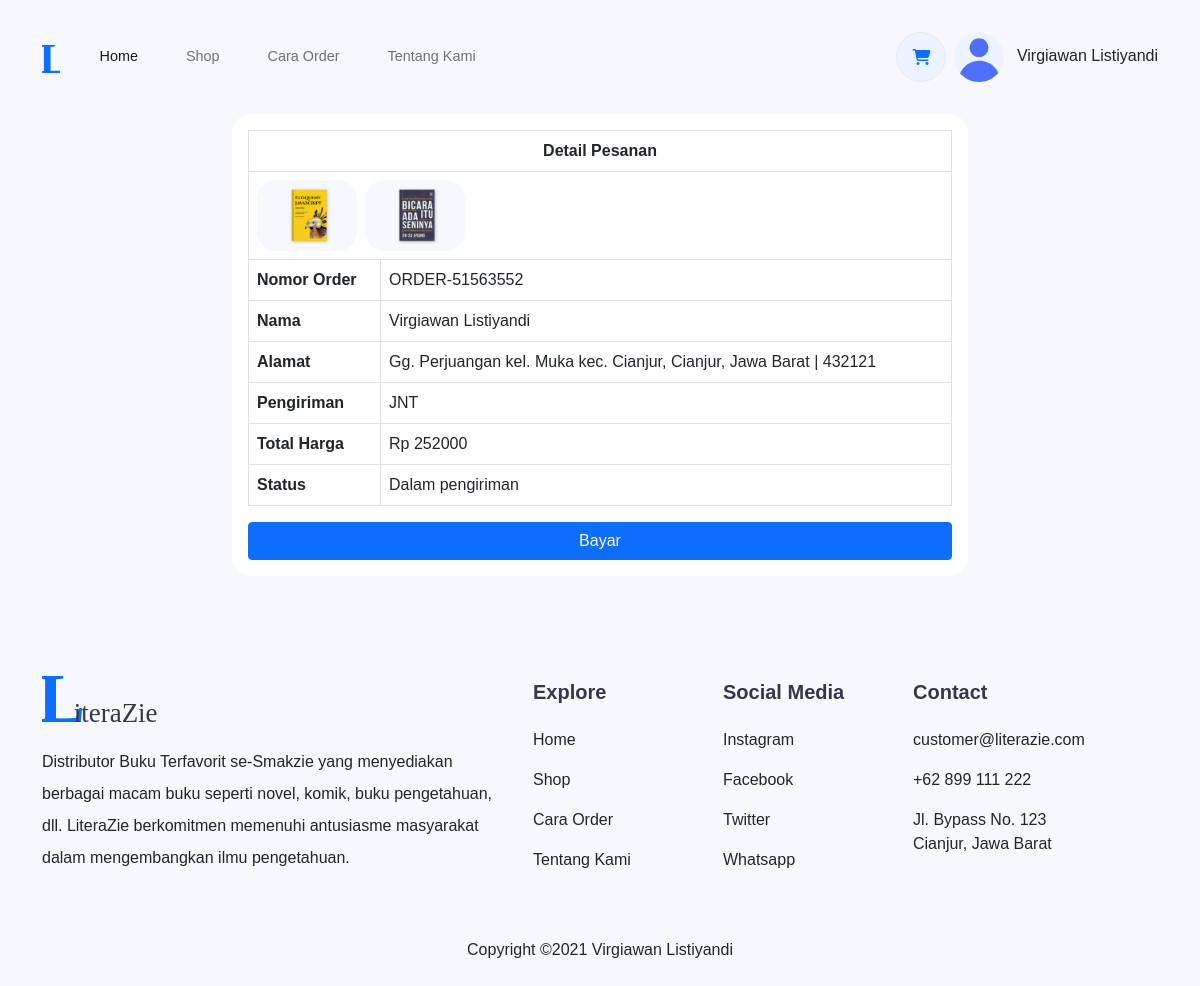
/order-detail.php?order=ORDER-51563552 (signed in), run on the app's committed database.
### tables this page shows
CREATE TABLE IF NOT EXISTS `book_order` (
  `id` int(11) NOT NULL AUTO_INCREMENT,
  `order_id` int(11) NOT NULL,
  `book_id` int(11) NOT NULL,
  `amount` int(11) NOT NULL,
  PRIMARY KEY (`id`),
  KEY `FK_book_order_orders` (`order_id`),
  KEY `FK_book_order_books` (`book_id`),
  CONSTRAINT `FK_book_order_books` FOREIGN KEY (`book_id`) REFERENCES `books` (`id`) ON DELETE CASCADE ON UPDATE CASCADE,
  CONSTRAINT `FK_book_order_orders` FOREIGN KEY (`order_id`) REFERENCES `orders` (`id`) ON DELETE CASCADE ON UPDATE CASCADE
);

CREATE TABLE IF NOT EXISTS `books` (
  `id` int(11) NOT NULL AUTO_INCREMENT,
  `title` varchar(256) NOT NULL DEFAULT '0',
  `slug` varchar(256) NOT NULL DEFAULT '0',
  `description` text NOT NULL,
  `writer` varchar(256) NOT NULL DEFAULT '',
  `publisher` varchar(256) NOT NULL DEFAULT '',
  `year` int(11) NOT NULL DEFAULT '0',
  `price` int(11) NOT NULL DEFAULT '0',
  `stock` int(11) NOT NULL DEFAULT '0',
  `category_id` int(11) DEFAULT '0',
  `thumbnail` varchar(256) DEFAULT NULL,
  PRIMARY KEY (`id`),
  KEY `FK_books_categories` (`category_id`),
  CONSTRAINT `FK_books_categories` FOREIGN KEY (`category_id`) REFERENCES `categories` (`id`) ON DELETE SET NULL ON UPDATE CASCADE
);

CREATE TABLE IF NOT EXISTS `orders` (
  `id` int(11) NOT NULL AUTO_INCREMENT,
  `user_id` int(11) NOT NULL DEFAULT '0',
  `order_number` varchar(50) NOT NULL DEFAULT '0',
  `address` text NOT NULL,
  `message` varchar(255) DEFAULT '0',
  `courier` varchar(255) NOT NULL DEFAULT '0',
  `total_price` int(11) NOT NULL DEFAULT '0',
  `status` enum('Payment','Delivery','Received') NOT NULL DEFAULT 'Payment',
  `created_at` timestamp NULL DEFAULT CURRENT_TIMESTAMP,
  PRIMARY KEY (`id`),
  UNIQUE KEY `order_number` (`order_number`),
  KEY `FK_orders_users` (`user_id`),
  CONSTRAINT `FK_orders_users` FOREIGN KEY (`user_id`) REFERENCES `users` (`id`) ON DELETE CASCADE ON UPDATE CASCADE
);

CREATE TABLE IF NOT EXISTS `users` (
  `id` int(11) NOT NULL AUTO_INCREMENT,
  `name` varchar(256) NOT NULL,
  `email` varchar(256) NOT NULL,
  `password` varchar(256) NOT NULL,
  `role` enum('Admin','User') NOT NULL DEFAULT 'User',
  `avatar` varchar(256) DEFAULT NULL,
  PRIMARY KEY (`id`)
);

### order-detail.php (the view, shortened to what this page needs)
<?php
require_once "./connection.php";
$order_number = $_GET['order'];
$order = mysqli_fetch_assoc(mysqli_query($conn, "SELECT * FROM orders WHERE order_number = '$order_number'"));
$user_id = $order['user_id'];
$user = mysqli_fetch_assoc(mysqli_query($conn, "SELECT * FROM users WHERE id = $user_id"));
$order_id = $order['id'];
$books = mysqli_fetch_all(mysqli_query($conn, "SELECT * FROM book_order LEFT JOIN books ON book_order.book_id = books.id WHERE order_id = $order_id"), MYSQLI_ASSOC);
?>
<?php require_once "layouts/header.php" ?>
<div class="container">
    <div class="row">
        <div class="col-md-8 mx-auto">
            <div class="card p-3">
                <table class="table table-bordered">
                    <tr class="text-center">
                        <th colspan="2">Detail Pesanan</th>
                    </tr>
                    <tr>
                        <td colspan="2">
                            <div class="d-flex">
                                <?php foreach ($books as $book) : ?>
                                    <img src="img/books/<?= $book['thumbnail'] ?>" style="max-width:100px; object-fit: cover; border-radius:20px;" class="me-2" alt="">
                                <?php endforeach; ?>
                            </div>
                        </td>
                    </tr>
                    <tr>
                        <th>Nomor Order</th>
                        <td><?= $order['order_number'] ?></td>
                    </tr>
                    <tr>
                        <th>Nama</th>
                        <td><?= $user['name'] ?></td>
                    </tr>
                    <tr>
                        <th>Alamat</th>
                        <td><?= $order['address'] ?></td>
                    </tr>
                    <tr>
                        <th>Pengiriman</th>
                        <td><?= $order['courier'] ?></td>
                    </tr>
                    <tr>
                        <th>Total Harga</th>
                        <td>Rp <?= number_format($order['total_price'], 0, '.', '') ?> </td>
                    </tr>
                    <tr>
                        <th>Status</th>
                        <td>
                            <?php
                            switch ($order['status']) {
                                case 'Delivery':
                                    echo 'Dalam pengiriman';
                                    break;
                            }
                            ?>
                        </td>
                    </tr>
                </table>
                <?php if ($order['status']) : ?>
                    <button type="button" class="btn btn-primary" data-bs-toggle="modal" data-bs-target="#bayarModal">
                        Bayar
                    </button>
                <?php endif; ?>
            </div>
        </div>
    </div>
</div>
<?php require_once "layouts/footer.php" ?>

### layouts/header.php (style rules this page uses)
* { font-family: Poppins, sans-serif; }
body { background: url("img/bg.png"), #F6F8FD; background-repeat: repeat; background-size: 35px; }
.card { border: none; border-radius: 20px; width: 100%; }

### data on the page
book_order: book.thumbnail (picture)
book_order: book.thumbnail (picture)
orders: order_number "ORDER-51563552", address "Gg. Perjuangan kel. Muka kec. Cianjur, Cianjur, Jawa Barat | 432121", courier "JNT", total_price "252000"
users: name "Virgiawan Listiyandi"

### other printed values
$_SESSION['user']['name'] "Virgiawan Listiyandi"
